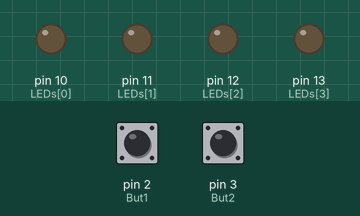
The sketch below on a simulated Arduino Uno, built with avr-gcc and run on an emulated ATmega328P. On the bench: output pins drawn as LEDs (lit = HIGH). The inputs (shaded band) are chosen by the test bench; at power-on: pin 2 (But1) LOW, pin 3 (But2) LOW.

Above: at 1.2 s.
1.3 s: pin 2 (But1) pulled HIGH for 0.15 s
At 2.2 s:
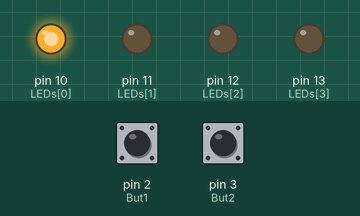
2.9 s: pin 2 (But1) pulled HIGH for 1 s
At 4.7 s:
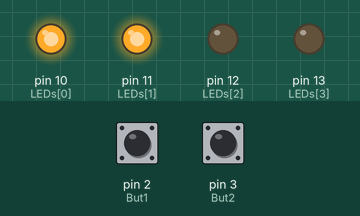
5.4 s: pin 2 (But1) pulled HIGH for 0.15 s
At 6.5 s:
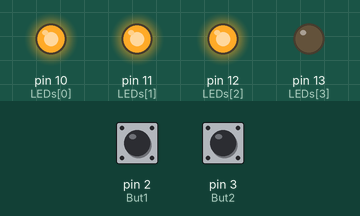
7.0 s: pin 2 (But1) pulled HIGH for 3.2 s
At 10.7 s:
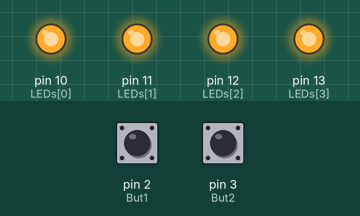
11.7 s: pin 3 (But2) pulled HIGH for 0.15 s
At 12.5 s:
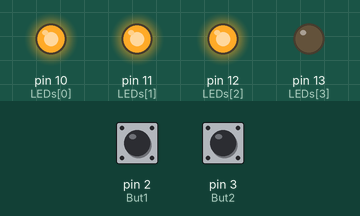
13.3 s: pin 3 (But2) pulled HIGH for 1 s
At 15.0 s:
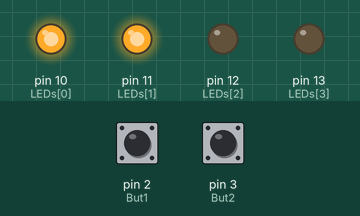
Timing chart, 0 to 16.5 s (numbered marks = the images above; inputs shaded):
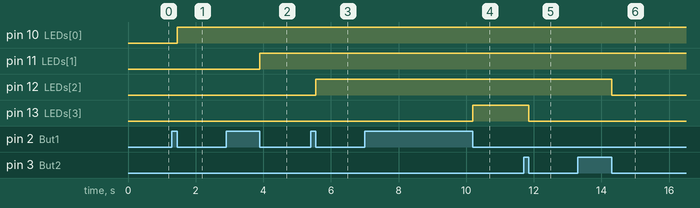

Measured:
- after the input at 1.3 s, pin 10 (LEDs[0]): LOW → HIGH after 0.15 s
- after the input at 2.9 s, pin 11 (LEDs[1]): LOW → HIGH after 1.0 s
- after the input at 5.4 s, pin 12 (LEDs[2]): LOW → HIGH after 0.15 s
- after the input at 7.0 s, pin 13 (LEDs[3]): LOW → HIGH after 3.2 s
- after the input at 11.7 s, pin 13 (LEDs[3]): HIGH → LOW after 0.15 s
- after the input at 13.3 s, pin 12 (LEDs[2]): HIGH → LOW after 1.0 s

The sketch:

Button2LEDpattern.ino
```cpp
int But1=2 , But2=3  ;
int LEDs[]={10,11,12,13};
void setup() {
    pinMode(But1 , INPUT);  pinMode(But2 , INPUT);
    for (int i=0 ; i<4 ; i++)  pinMode(LEDs[i], OUTPUT);
}
// But1 is pressed then leds are inc. and dec. for But2 press
int count=0 ;
void updateLED(){
  //make all leds off
  //one by on put leds HIGH till count
  for (int i=0 ; i<4 ; i++)  digitalWrite(LEDs[i], LOW);
      for (int i=0 ; i<count ; i++)  digitalWrite(LEDs[i], HIGH);
}
void loop() {
  if( digitalRead(But1) ==HIGH){
      if (count<4)count++;
      while( digitalRead(But1) ==HIGH) ;
      updateLED();
  }
  if( digitalRead(But2) ==HIGH)  {
      if (count>0)count--;
      while( digitalRead(But2) ==HIGH) ;
      updateLED() ;
  }


//  if (count<=1) digitalWrite(LEDs[0] , HIGH);
//  else digitalWrite(LEDs[0] , LOW);
//  if (count==2) digitalWrite(LEDs[1] , HIGH);
//  else digitalWrite(LEDs[1] , LOW);
//  if (count==3) digitalWrite(LEDs[2] , HIGH);
//  else digitalWrite(LEDs[2] , LOW);
//  if (count==4) digitalWrite(LEDs[3] , HIGH);
}
void pattern1(){
  for (int i=0 ; i<4 ; i++)   digitalWrite(LEDs[i], HIGH);
   delay(200);
   for (int i=0 ; i<4 ; i++)    digitalWrite(LEDs[i], LOW);
   delay(200);
}
void pattern2(){
   for (int i=0 ; i<4 ; i++)
    {  if (i%2 ==0) digitalWrite(LEDs[i], LOW);
       else digitalWrite(LEDs[i], HIGH);
    }   delay(200);

     for (int i=0 ; i<4 ; i++)
    {  if (i%2 ==0) digitalWrite(LEDs[i], HIGH);
       else digitalWrite(LEDs[i], LOW);
    }   delay(200);
}
```
